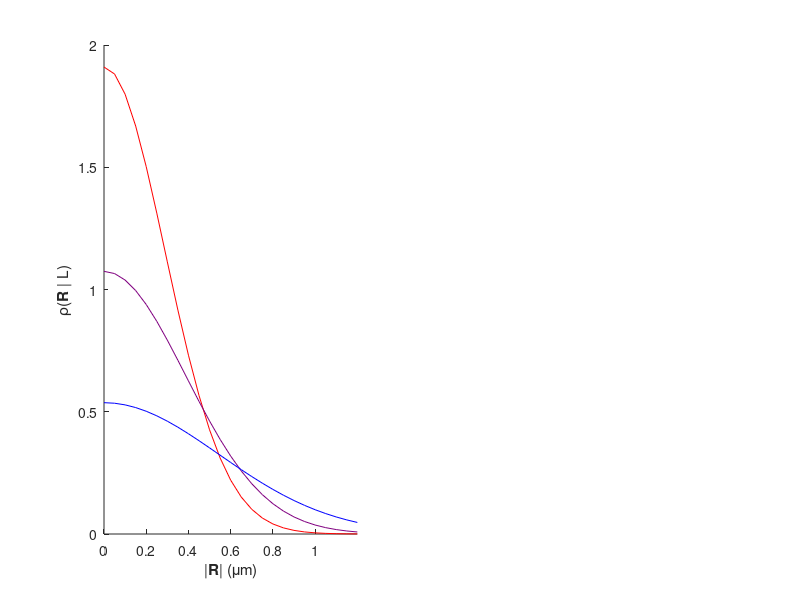

Write the MATLAB code that produced this figure. (Note: this script raises an error after producing the figure.)
LsToLabel = [ 1.5 2 4 ] * 1e5;
L1a = [ 0 2e5 ];
L1b = 2e5 + [ 0 .8e5 ];
L2a = 2e5 - 2e4*(0:7);
L2b = 2e5 + 2e4*(0:20);
Rs = 0:.05:1.2;

f1 = @(L) ((1/3e5)*L);
f2 = @(L) (.00149071*L.^0.5);
f = @(L) (min(f1(L), f2(L)));
fGauss = @(R, R_star) ((3/(2*pi*R_star^2)) .* exp(-3*R.^2/(2*R_star^2)));

sampleColor = @(n) ([ 1-(n-1)/2, 0, (n-1)/2 ]);

figure
set(gcf, 'Position', [0, 300, 400, 150])

subplot(1, 2, 1), hold on
ls = cell(1, 3);
for c3 = 1:3
    plot(Rs, fGauss(Rs, f(LsToLabel(c3))), 'Color', sampleColor(c3))
    ls{c3} = ['L = ' num2str(LsToLabel(c3)/1e6) ' Mb'];
%     plot(Rs, 4*pi*Rs.^2 .* fGauss(Rs, f(LsToLabel(c3))), ':')
%     plot(f(LsToLabel(c3)) + [0 0], [0 2], ':')
end
xlim([ 0 Rs(end) ])
xlabel('|{\bfR}| (\mum)'), ylabel('\rho({\bfR} | L)')
ax = gca;
holdXTick = ax.XTick;
holdXTickLabel = ax.XTickLabel;
ax.YTickLabel = {};
legend(ls)

subplot(1, 2, 2), hold on
plot(L1a/1e6, f1(L1a), 'k'), plot(L2b/1e6, f2(L2b), 'k')
plot(L1b/1e6, f1(L1b), 'k:'), plot(L2a/1e6, f2(L2a), 'k:')
for c3 = 1:3
    plot(LsToLabel(c3)/1e6, f(LsToLabel(c3)), 'o', 'MarkerEdgeColor', 'none', 'MarkerFaceColor', sampleColor(c3))
end
ax = gca;
ax.YTick = holdXTick;
ax.YTickLabel = holdXTickLabel;
ylim([ 0 f2(L2b(end)) ])
xlabel('L (Mb)'), ylabel('|{\bfR}|_{RMS} (\mum)')
legend('R \propto L', 'R \propto L^{1/2}')